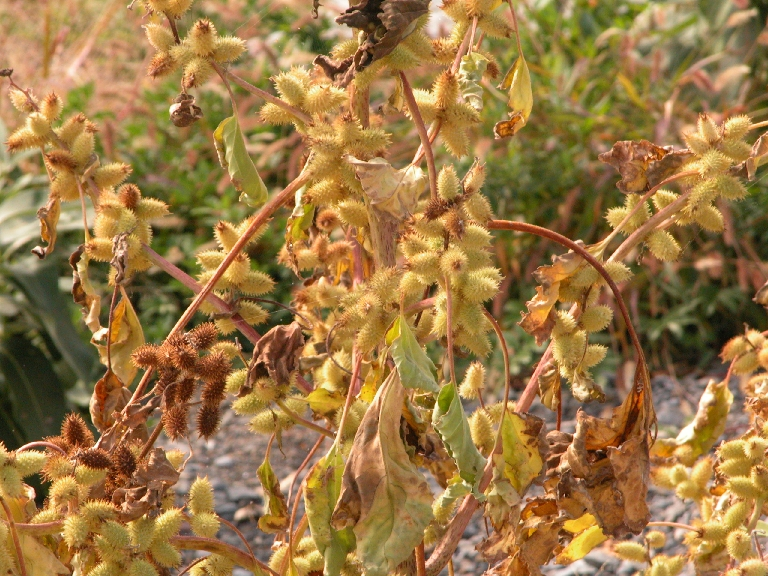
#> input picture advanced_computational_neuroscience/Week 2 Take Home/sampleMerry_0011_Lasalle.jpeg, 768 x 576 px, found by its file name
$ python wc_2_take_home.py
#> lines starting #> are read from the running program, lines starting #| are printed output that depends on the picture
import numpy as np
import matplotlib.pyplot as plt
from skimage import io, color

DATA = 'natural'

if DATA == 'pixels':
    n1 = 16 # image size is n1 * n1
    N = 1500 # number of images
    n = n1**2
    x = np.zeros([N,n1,n1])
    y = np.random.rand(N,n)
    x = -np.log(y)
    x = np.reshape(x,[N,n1,n1])
    x /= np.max(x)
    lamda = 0.08

if DATA == 'natural':
    img = io.imread('/Users/samsuidman/Desktop/neurophysics/advanced_computational_neuroscience/Week 2 Take Home/sampleMerry_0011_Lasalle.jpeg')
#> img is the input picture: shape (576, 768, 3); mean R, G, B 155.1, 120.3, 68.8
    g = color.rgb2gray(img)
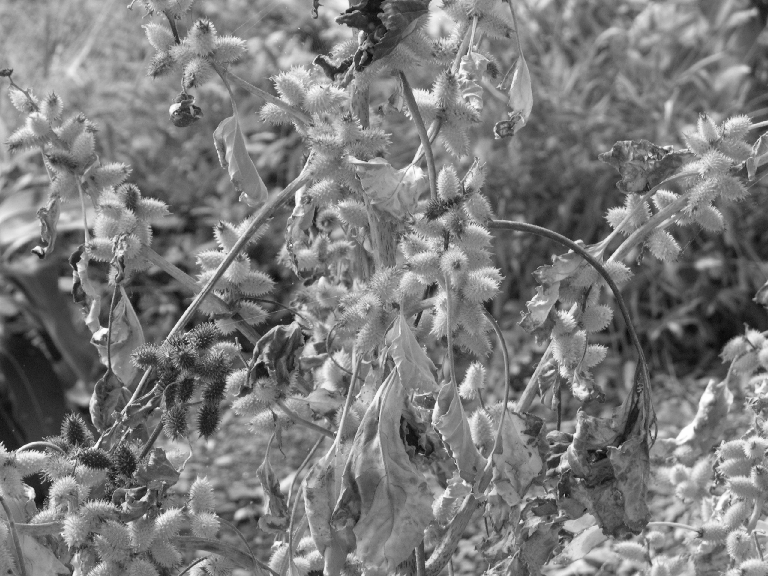
#> g: shape (576, 768) float64; min 0.037, max 0.999, mean 0.486
#     plt.imshow(g,cmap='gray')
#     plt.savefig('test.png')
    a1,a2 = g.shape
#> a1 = 576; a2 = 768
    k = 0
    n1 = 16
    n = n1**2
    N = int(a1*a2/n)
#> N = 1728
    x = np.zeros([N,n1,n1])
    for i in range(int(a1/n1)):
        for j in range(int(a2/n1)):
            x[k] = g[i*n1:(i+1)*n1,j*n1:(j+1)*n1]
            k += 1
#> after the loop, k = 1728
    x /= np.max(x)
    lamda = 0.16


I = x.reshape(N,n).copy() # reshape x to get I
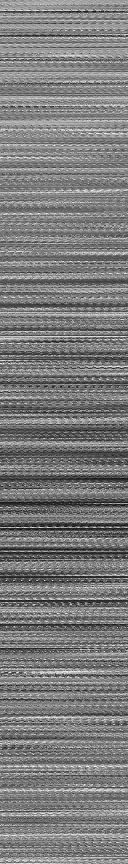
#> I: shape (1728, 256) float64 (shown at 1/2 size); min 0.037, max 1, mean 0.487
I -= np.mean(I,axis=0) # I[pictures,pixels]. Substract mean, such that sum of images for each pixel is zero
C0 = np.matmul(np.transpose(I),I)/N # C0[pixels,pixels]
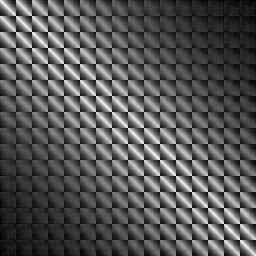
#> C0: shape (256, 256) float64; min 0.0084, max 0.0306, mean 0.016; drawn with min black and max white
w,v = np.linalg.eig(C0) # w[features] eigenvalues with orthonormal eigenvectors v[pixels,features]
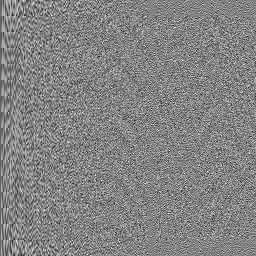
#> v: shape (256, 256) float64; min -0.265, max 0.248, mean -0.000232; drawn with min black and max white
#> w = 256 values, max 4.12 at index 0, min 0.000174 at index 148, mean 0.0292
K = 25 # amount of features
i_PCA = np.argsort(w)[-K:][::-1]
#> i_PCA = 25 values from 0 to 24
phi = np.transpose(v[:,i_PCA]) # phi[features,pixels]
a_PCA = np.matmul(I,np.transpose(phi)) # a_PCA[pictures,features]
b = np.matmul(I,np.transpose(phi)) # b[pictures,features] = sum( I[pictures,pixels]*phi[features,pixels]^T )
C = np.matmul(phi,np.transpose(phi)) # C[features,features]
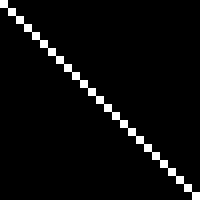
#> C: shape (25, 25) float64 (shown 8 times larger); min -3.53e-14, max 1, mean 0.04; drawn with min black and max white

for lamda in [0,0.0001,0.001,0.01,0.03,0.08,0.1,0.14,0.16,0.20,0.5,0.9,1.2,2]:
    print("--------------------------------------------------------")
    print("λ=      ",lamda)
    a_sparse = np.where(np.abs(b)<=lamda,0,b-lamda*np.sign(b)) # a[pictures,features]
    En = 1/2*np.sum((I-np.matmul(a_sparse,phi))**2,axis=1) + lamda*np.sum(np.abs(a_sparse),axis=1)# calculate error En[pictures]
    E1 = 1/2*np.sum((I-np.matmul(a_sparse,phi))**2,axis=1)
    E2 = lamda*np.sum(np.abs(a_sparse),axis=1)
    E1_mean = np.mean(E1)
    E2_mean = np.mean(E2)
    E = np.mean(En) # mean error between pictures
    print( "a=0(%)   " + str(round((np.sum(np.where(a_sparse==0,1,0))/(N*K))*100,2)) + "%" )
    print("Error = ",round(E,2))
    print("   -preserve information",round(E1_mean/E*100,3),"%")
    print("   -sparseness of a     ",round(E2_mean/E*100,3),"%")
    print("--------------------------------------------------------")
#> this loop made 14 passes
#> (E1_mean, E2_mean, E) on passes 1 to 12: (0.239, 0, 0.239), (0.239, 0.000665, 0.24), (0.239, 0.00663, 0.246), (0.24, 0.0641, 0.305), (0.249, 0.179, 0.428), (0.298, 0.404, 0.702), (0.325, 0.475, 0.8), (0.386, 0.593, 0.98), (0.419, 0.643, 1.06), (0.489, 0.727, 1.22), (1.01, 1.02, 2.03), (1.59, 1.06, 2.65)
#> (printed output is left out)


if DATA == 'natural':
    lamda = 0.14
if DATA == 'pixels':
    lamda = 0.08
a_sparse = np.where(np.abs(b)<=lamda,0,b-lamda*np.sign(b)) # a[pictures,features]
y_sparse,x_sparse = np.histogram(a_sparse,bins=40,density=True)
#> y_sparse = 40 values, max 2.52 at index 19, min 7.77e-05 at index 0, mean 0.0839; x_sparse = 41 values from -5.77 to 6.14
x_sparse = (x_sparse+np.mean(np.diff(x_sparse))/2)[:-1]
#> x_sparse = 40 values from -5.62 to 6
y_PCA,x_PCA = np.histogram(a_PCA,bins=40,density=True)
#> y_PCA = 40 values, max 1.82 at index 19, min 7.59e-05 at index 0, mean 0.082; x_PCA = 41 values from -5.91 to 6.28
x_PCA = (x_PCA+np.mean(np.diff(x_PCA))/2)[:-1]
#> x_PCA = 40 values from -5.76 to 6.13

fig,ax = plt.subplots()
ax.plot(x_sparse,y_sparse,label="sparse")
ax.plot(x_PCA,y_PCA,label="PCA")
ax.set_yscale("log")
ax.set_title("DATA='{}', λ={}".format(DATA,lamda))
ax.set_xlabel('a')
ax.set_ylabel('probability density')
ax.legend()


p = 12
fig,ax = plt.subplots(nrows=p,ncols=p)
for i in range(p):
    for j in range(p):
        if DATA == 'natural':
            ax[i][j].imshow(I[i*int(a2/16)+j,:].reshape(n1,n1),cmap='gray')
        else:
            ax[i][j].imshow(I[i*p+j,:].reshape(n1,n1),cmap='gray')
        ax[i][j].set_xticks([])
        ax[i][j].set_yticks([])
fig.subplots_adjust(wspace=0.1, hspace=0.2)
fig.colorbar(plt.cm.ScalarMappable(cmap='gray'),ax=ax)
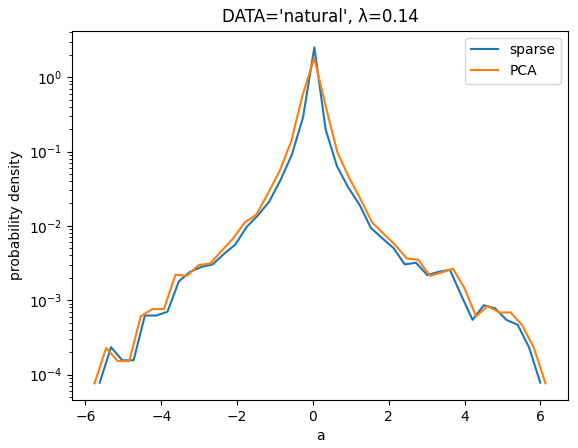
#> figure drawn by matplotlib, 1 panel; curve peaks at x = 0.0377, y = 2.52; curve peaks at x = 0.0342, y = 1.82
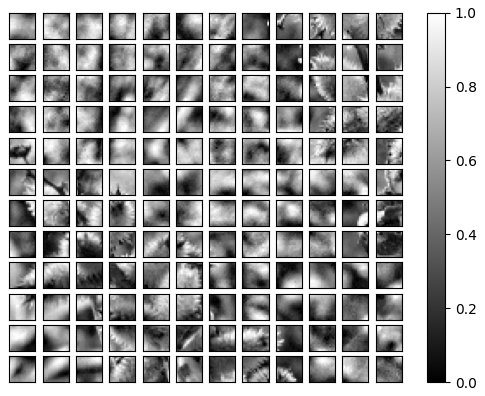
#> figure drawn by matplotlib, 145 panels
